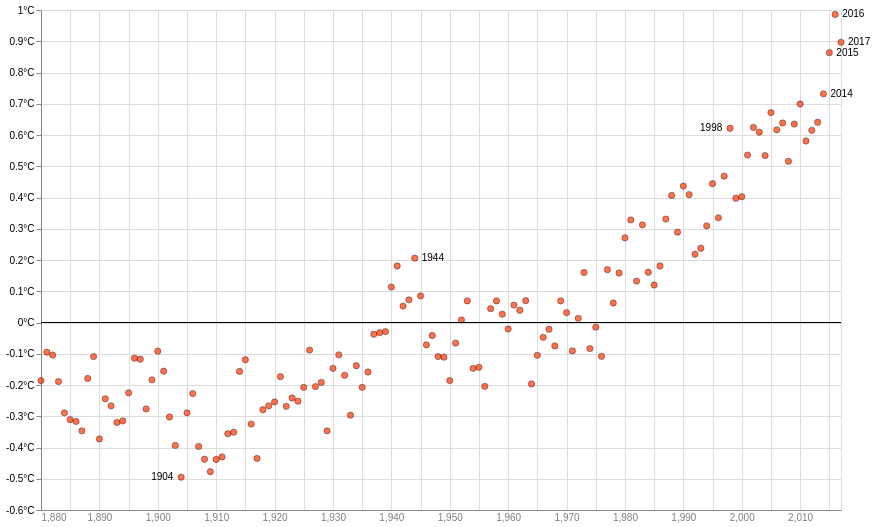

Write notebook code for a chart like this one.
### Code cell
import pandas as pd
import altair as alt

df = pd.read_csv("temperature.csv", skiprows=1)
sum_col = (df["Jan"] + df["Feb"] + df["Mar"] + df["Apr"] + df["May"] + df["Jun"] + df["Jul"] + df["Aug"] + df["Sep"] +
           df["Oct"] + df["Nov"] + df["Dec"]) / 12
df["avg"] = sum_col
df["avg"].round(2)
lst = []
for i in range(1880, 2018):
    if (i in [1944, 2014, 2015, 2016, 2017]):
        lst.append(str(i))
    else:
        lst.append("")

lst1 = []
for i in range(1880, 2018):
    if (i in [1998, 1904]):
        lst1.append(str(i))
    else:
        lst1.append("")


df["label"] = lst
df["label2"] = lst1
degree_sign = u'\N{DEGREE SIGN}'
chart = alt.Chart(df).mark_point(stroke='black', strokeWidth=0.5, filled=True, fill='#ff3300', size=40).encode(
    alt.X('Year',
          axis=alt.Axis(title='', tickSize=0, labelColor='grey'),
          scale=alt.Scale(domain=[1880, 2017], nice=False )
          ),
    alt.Y('avg',
          axis=alt.Axis(title='',
                        labelExpr=("datum.value+'" + degree_sign + "C'")
                        )
          )
).properties(
    width=800,
    height=500
)

text = chart.mark_text(
    align='left',
    baseline='middle',
    fontSize=10,
    dx=7
).encode(
    text='label'
)
text1 = chart.mark_text(
    align='left',
    baseline='middle',
    fontSize=10,
    dx=-30
).encode(
    text='label2'
)
line = alt.Chart(pd.DataFrame({'y': [0.0]})).mark_rule().encode(y='y')

chart + text + text1 + line

### Figure 1 — Vega-Lite specification as saved in the notebook (floating-point values rounded to 4 significant figures; data arrays with more than 128 entries replaced by an {"elided": "..."} marker saying what was removed)
{"config": {"view": {"continuousWidth": 400, "continuousHeight": 300}}, "layer": [{"mark": {"type": "point", "fill": "#ff3300", "filled": true, "size": 40, "stroke": "black", "strokeWidth": 0.5}, "encoding": {"x": {"type": "quantitative", "axis": {"labelColor": "grey", "tickSize": 0, "title": ""}, "field": "Year", "scale": {"domain": [1880, 2017], "nice": false}}, "y": {"type": "quantitative", "axis": {"labelExpr": "datum.value+'°C'", "title": ""}, "field": "avg"}}, "height": 500, "width": 800}, {"mark": {"type": "text", "align": "left", "baseline": "middle", "dx": 7, "fontSize": 10}, "encoding": {"text": {"type": "nominal", "field": "label"}, "x": {"type": "quantitative", "axis": {"labelColor": "grey", "tickSize": 0, "title": ""}, "field": "Year", "scale": {"domain": [1880, 2017], "nice": false}}, "y": {"type": "quantitative", "axis": {"labelExpr": "datum.value+'°C'", "title": ""}, "field": "avg"}}, "height": 500, "width": 800}, {"mark": {"type": "text", "align": "left", "baseline": "middle", "dx": -30, "fontSize": 10}, "encoding": {"text": {"type": "nominal", "field": "label2"}, "x": {"type": "quantitative", "axis": {"labelColor": "grey", "tickSize": 0, "title": ""}, "field": "Year", "scale": {"domain": [1880, 2017], "nice": false}}, "y": {"type": "quantitative", "axis": {"labelExpr": "datum.value+'°C'", "title": ""}, "field": "avg"}}, "height": 500, "width": 800}, {"data": {"name": "data-6f5cbcae4d1d760039d98b58f1e752eb"}, "mark": "rule", "encoding": {"y": {"type": "quantitative", "field": "y"}}}], "data": {"name": "data-a578b647928a22ce383510a770d609db"}, "$schema": "https://vega.github.io/schema/vega-lite/v4.8.1.json", "datasets": {"data-a578b647928a22ce383510a770d609db": {"elided": "138 records"}, "data-6f5cbcae4d1d760039d98b58f1e752eb": [{"y": 0.0}]}}
